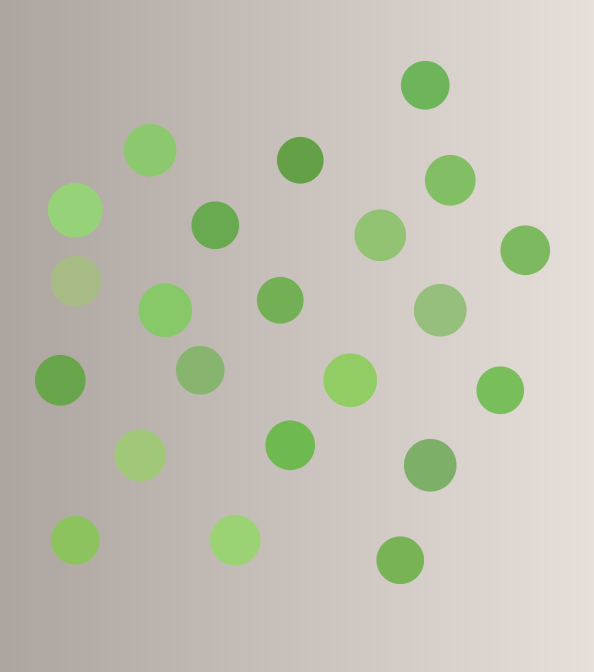
//> input picture lessons/opencv/素材/synth_balls.png, 1187 x 1343 px (shown at 1/2 size)
$ ./2.5-histogram   (built with g++ and OpenCV 4)
//> lines starting //> are read from the running program, lines starting //| are printed output that depends on the picture; after the words box and inside, x2 and y2 are one past the last pixel; in counts of white or black regions, pixels touching at a corner belong together
#include <iostream>
#include <string>
#include <vector>

#include <opencv2/core.hpp>
#include <opencv2/imgproc.hpp>
#include <opencv2/imgcodecs.hpp>

namespace {

void add_cell(cv::Mat& panel, const cv::Mat& image, int index,
              const std::string& label, int columns, int cell_width,
              int cell_height) {
    const int label_height = 28;
    const int col = index % columns;
    const int row = index / columns;
    const int x = col * cell_width;
    const int y = row * (cell_height + label_height);
    cv::Mat color;
    if (image.channels() == 1) {
        cv::cvtColor(image, color, cv::COLOR_GRAY2BGR);
    } else {
        color = image;
    }
    cv::Mat resized;
    cv::resize(color, resized, cv::Size(cell_width, cell_height), 0, 0,
               cv::INTER_AREA);
    resized.copyTo(panel(cv::Rect(x, y + label_height, cell_width,
                                  cell_height)));
    cv::rectangle(panel, cv::Rect(x, y, cell_width, label_height),
                  cv::Scalar(245, 245, 245), cv::FILLED);
    cv::putText(panel, label, cv::Point(x + 8, y + 20),
                cv::FONT_HERSHEY_SIMPLEX, 0.55, cv::Scalar(30, 30, 30), 1,
                cv::LINE_AA);
}

cv::Mat compute_hist(const cv::Mat& gray) {
    cv::Mat hist;
    const int channels[] = {0};
    const int hist_size[] = {256};
    const float range[] = {0.0F, 256.0F};
    const float* ranges[] = {range};
    cv::calcHist(&gray, 1, channels, cv::Mat(), hist, 1, hist_size, ranges);
    return hist;
}

cv::Mat draw_hist(const cv::Mat& hist, int width, int height) {
    const int margin = 30;
    const int plot_width = width - margin - 10;
    const int plot_height = height - margin - 10;
    cv::Mat canvas(height, width, CV_8UC3, cv::Scalar(255, 255, 255));
    cv::line(canvas, cv::Point(margin, height - margin),
             cv::Point(width - 10, height - margin), cv::Scalar(90, 90, 90),
             1);
    cv::line(canvas, cv::Point(margin, 10),
             cv::Point(margin, height - margin), cv::Scalar(90, 90, 90), 1);

    // 背景像素往往集中在一两个灰度级，直接按最大值归一化会只剩一根尖峰。
    // 取对数后再归一化到 0..1，纵轴标注为 log(count)。
    cv::Mat hist_log;
    cv::log(hist + 1.0, hist_log);
    cv::Mat hist_norm;
    cv::normalize(hist_log, hist_norm, 0.0, 1.0, cv::NORM_MINMAX);

    std::vector<cv::Point> curve;
    for (int i = 0; i < 256; ++i) {
        const int x = margin + i * plot_width / 255;
        const int y = height - margin -
                      cvRound(hist_norm.at<float>(i) * plot_height);
        curve.emplace_back(x, y);
    }
    std::vector<cv::Point> area = curve;
    area.emplace_back(width - 10, height - margin);
    area.emplace_back(margin, height - margin);
    cv::fillPoly(canvas, std::vector<std::vector<cv::Point>>{area},
                 cv::Scalar(225, 225, 225), cv::LINE_AA);
    cv::polylines(canvas, curve, false, cv::Scalar(60, 60, 60), 2,
                  cv::LINE_AA);

    cv::putText(canvas, "0", cv::Point(margin - 4, height - 10),
                cv::FONT_HERSHEY_SIMPLEX, 0.4, cv::Scalar(60, 60, 60), 1,
                cv::LINE_AA);
    cv::putText(canvas, "255", cv::Point(width - 34, height - 10),
                cv::FONT_HERSHEY_SIMPLEX, 0.4, cv::Scalar(60, 60, 60), 1,
                cv::LINE_AA);
    cv::putText(canvas, "log(count)", cv::Point(margin + 6, 22),
                cv::FONT_HERSHEY_SIMPLEX, 0.4, cv::Scalar(120, 120, 120), 1,
                cv::LINE_AA);
    return canvas;
}

void print_stats(const std::string& name, const cv::Mat& gray,
                 const cv::Mat& hist) {
    cv::Scalar mean;
    cv::Scalar stddev;
    cv::meanStdDev(gray, mean, stddev);
    double peak = 0.0;
    cv::Point peak_loc;
    cv::minMaxLoc(hist, nullptr, &peak, nullptr, &peak_loc);
    std::cout << name << " mean=" << cv::format("%.2f", mean[0])
              << " stddev=" << cv::format("%.2f", stddev[0])
              << " peak bin=" << peak_loc.y
              << " count=" << static_cast<int>(peak) << '\n';
}

}  // namespace

int main() {
    const std::string path = "../素材/synth_balls.png";
    cv::Mat image = cv::imread(path, cv::IMREAD_COLOR);
//> image is the input picture: 1343 rows x 1187 cols, CV_8UC3; mean B, G, R 178.9, 193.8, 193.9
    if (image.empty()) {
        std::cout << "无法读取：" << path << '\n';
        return 1;
    }

    cv::Mat gray;
    cv::cvtColor(image, gray, cv::COLOR_BGR2GRAY);

    // 把灰度压到 0.30 倍再加 70，模拟曝光不足、对比度低的输入。
    cv::Mat low;
    cv::convertScaleAbs(gray, low, 0.30, 70.0);
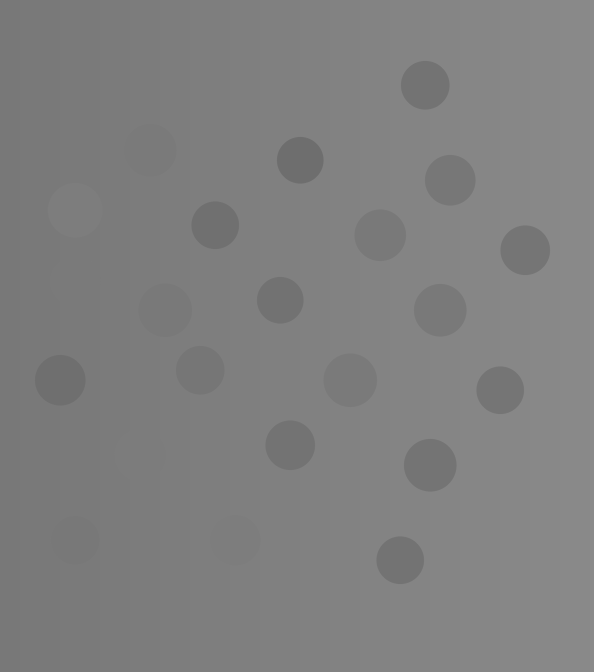
//> low: 1343 rows x 1187 cols, CV_8UC1 (shown at 1/2 size); min 110, max 138, mean 127.5

    cv::Mat equalized;
    cv::equalizeHist(low, equalized);
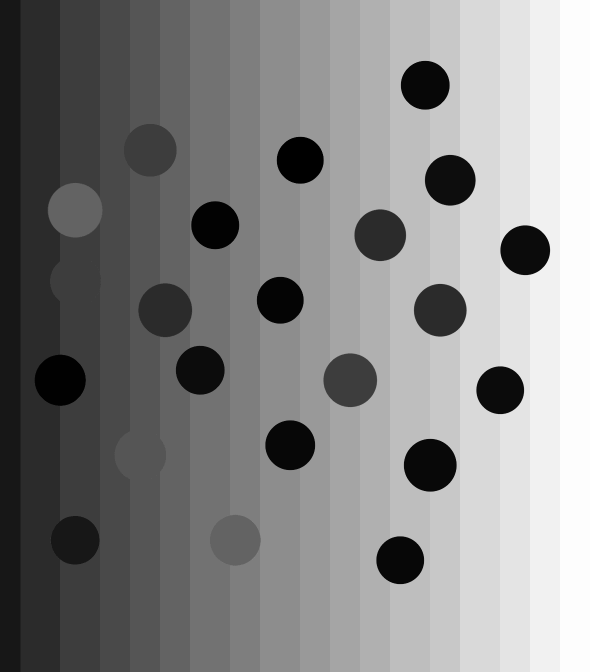
//> equalized: 1343 rows x 1187 cols, CV_8UC1 (shown at 1/2 size); min 0, max 255, mean 133.4

    cv::Ptr<cv::CLAHE> clahe = cv::createCLAHE(6.0, cv::Size(4, 4));
    cv::Mat local;
    clahe->apply(low, local);

    const cv::Mat hist_gray = compute_hist(gray);
//> in compute_hist, `cv::calcHist(&gray, 1, channels, cv::Mat(), hist, 1, hist_size, ranges);`: hist = 256 values, max 61933 at index 171, min 0 at index 0, mean 6227.1
//> hist_gray has the same summary as hist in compute_hist
    const cv::Mat hist_low = compute_hist(low);
//> hist_low = 256 values, max 124223 at index 121, min 0 at index 0, mean 6227.1
    const cv::Mat hist_equalized = compute_hist(equalized);
//> hist_equalized = 256 values, max 124223 at index 43, min 0 at index 3, mean 6227.1
    const cv::Mat hist_local = compute_hist(local);
//> hist_local = 256 values, max 90776 at index 141, min 0 at index 0, mean 6227.1

    print_stats("gray", gray, hist_gray);
//> in print_stats, `cv::meanStdDev(gray, mean, stddev);`: mean = Scalar(191.8); stddev = Scalar(19.93)
//> in print_stats, `cv::minMaxLoc(hist, nullptr, &peak, nullptr, &peak_loc);`: peak = 61933; peak_loc = Point(0, 171)
//| gray mean=191.80 stddev=19.93 peak bin=171 count=61933
    print_stats("low", low, hist_low);
//| low mean=127.53 stddev=6.00 peak bin=121 count=124223
    print_stats("equalized", equalized, hist_equalized);
//| equalized mean=133.39 stddev=73.93 peak bin=43 count=124223
    print_stats("clahe", local, hist_local);
//| clahe mean=133.06 stddev=12.41 peak bin=141 count=90776

    double low_min = 0.0;
    double low_max = 0.0;
    cv::minMaxLoc(low, &low_min, &low_max);
//> low_min = 110; low_max = 138
    std::cout << "low range=" << cv::format("%.0f", low_min) << ".."
              << cv::format("%.0f", low_max) << '\n';
//| low range=110..138

    const int cell_width = 330;
    const int cell_height = 367;
    cv::Mat panel(4 * (cell_height + 28), 2 * cell_width, CV_8UC3,
                  cv::Scalar(255, 255, 255));
    add_cell(panel, gray, 0, "gray", 2, cell_width, cell_height);
//> in add_cell, `cv::rectangle(panel, cv::Rect(x, y, cell_width, label_height), cv::Sca..`: panel: 1580 rows x 660 cols, CV_8UC3; min 132, max 255, mean 247.6
//> in add_cell, `cv::putText(panel, label, cv::Point(x + 8, y + 20), cv::FONT_HERSHEY_S..`: panel: 1580 rows x 660 cols, CV_8UC3; min 35, max 255, mean 247.5
    add_cell(panel, draw_hist(hist_gray, cell_width, cell_height), 1,
             "gray histogram", 2, cell_width, cell_height);
//> in draw_hist, `cv::line(canvas, cv::Point(margin, height - margin), cv::Point(width -..`:
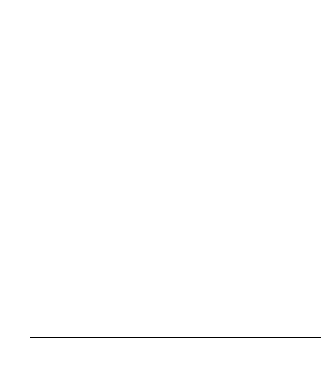
//> canvas: 367 rows x 330 cols, CV_8UC3; values 90 (black) and 255 (white), 99.8% white; black in thin lines or dots, all inside (x1, y1, x2, y2) = (30, 337, 321, 338)
//> in draw_hist, `cv::line(canvas, cv::Point(margin, 10), cv::Point(margin, height - mar..`: canvas: 367 rows x 330 cols, CV_8UC3; values 90 (black) and 255 (white), 99.5% white; black in thin lines or dots, all inside (x1, y1, x2, y2) = (30, 10, 321, 338)
//> in draw_hist, `cv::polylines(canvas, curve, false, cv::Scalar(60, 60, 60), 2, cv::LIN..`:
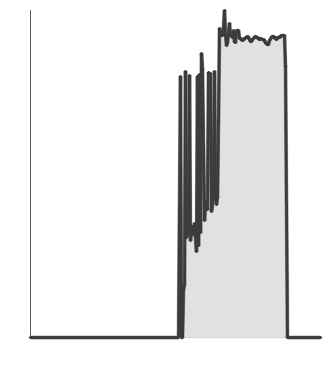
//> canvas: 367 rows x 330 cols, CV_8UC3; min 60, max 255, mean 234.6
//> in add_cell (call 2), `cv::rectangle(panel, cv::Rect(x, y, cell_width, label_height), cv::Sca..`: panel: 1580 rows x 660 cols, CV_8UC3; min 35, max 255, mean 245
    add_cell(panel, low, 2, "low contrast (0.30x + 70)", 2, cell_width,
             cell_height);
//> in add_cell (call 3), `cv::rectangle(panel, cv::Rect(x, y, cell_width, label_height), cv::Sca..`: panel: 1580 rows x 660 cols, CV_8UC3; min 34, max 255, mean 230.1
    add_cell(panel, draw_hist(hist_low, cell_width, cell_height), 3,
             "low histogram", 2, cell_width, cell_height);
//> in add_cell (call 4), `cv::rectangle(panel, cv::Rect(x, y, cell_width, label_height), cv::Sca..`: panel: 1580 rows x 660 cols, CV_8UC3; min 32, max 255, mean 228.8
    add_cell(panel, equalized, 4, "equalizeHist", 2, cell_width,
             cell_height);
//> in add_cell (call 5), `cv::rectangle(panel, cv::Rect(x, y, cell_width, label_height), cv::Sca..`: panel: 1580 rows x 660 cols, CV_8UC3; min 0, max 255, mean 214.5
    add_cell(panel, draw_hist(hist_equalized, cell_width, cell_height), 5,
             "equalized histogram", 2, cell_width, cell_height);
//> call 3 of draw_hist, with width = 330, height = 367
//> in draw_hist (call 3), `cv::polylines(canvas, curve, false, cv::Scalar(60, 60, 60), 2, cv::LIN..`:
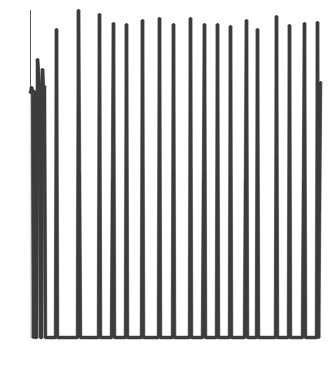
//> canvas: 367 rows x 330 cols, CV_8UC3; min 60, max 255, mean 204.6
//> in add_cell (call 6), `cv::rectangle(panel, cv::Rect(x, y, cell_width, label_height), cv::Sca..`: panel: 1580 rows x 660 cols, CV_8UC3; min 0, max 255, mean 208.5
    add_cell(panel, local, 6, "CLAHE clip=6.0 4x4", 2, cell_width,
             cell_height);
//> in add_cell (call 7), `cv::rectangle(panel, cv::Rect(x, y, cell_width, label_height), cv::Sca..`: panel: 1580 rows x 660 cols, CV_8UC3; min 0, max 255, mean 194.1
//> in add_cell (call 7), `cv::putText(panel, label, cv::Point(x + 8, y + 20), cv::FONT_HERSHEY_S..`:
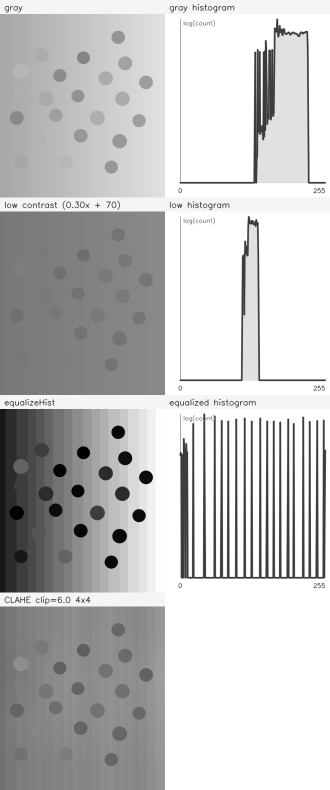
//> panel: 1580 rows x 660 cols, CV_8UC3 (shown at 1/2 size); min 0, max 255, mean 194
    add_cell(panel, draw_hist(hist_local, cell_width, cell_height), 7,
             "clahe histogram", 2, cell_width, cell_height);
//> call 4 of draw_hist, with width = 330, height = 367
//> in draw_hist (call 4), `cv::polylines(canvas, curve, false, cv::Scalar(60, 60, 60), 2, cv::LIN..`:
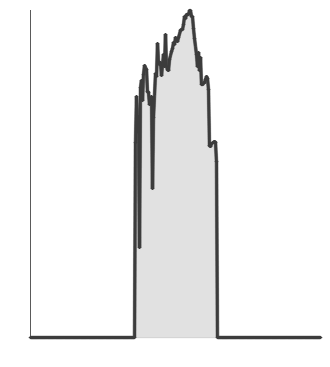
//> canvas: 367 rows x 330 cols, CV_8UC3; min 60, max 255, mean 241.9

    const bool saved = cv::imwrite("out_hist.png", panel);
    std::cout << "saved out_hist.png: " << (saved ? "yes" : "no") << '\n';
//| saved out_hist.png: yes
    return 0;
}
